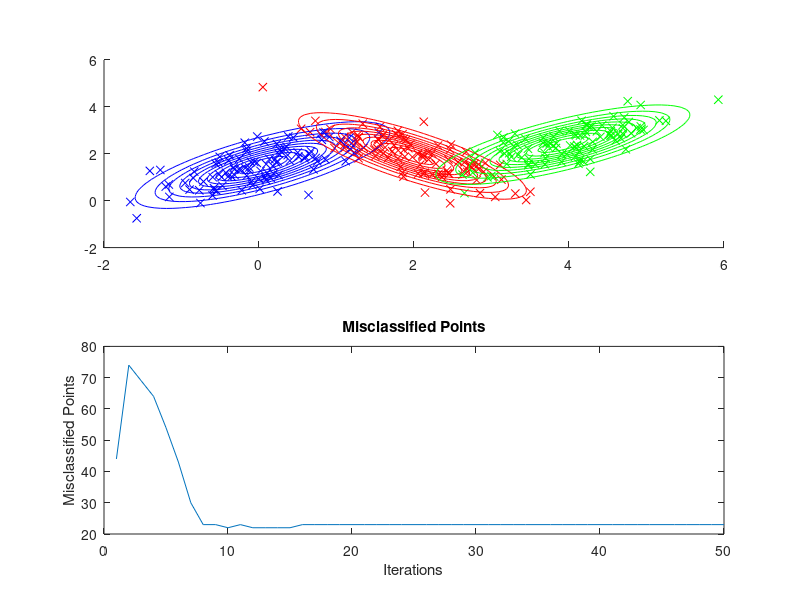
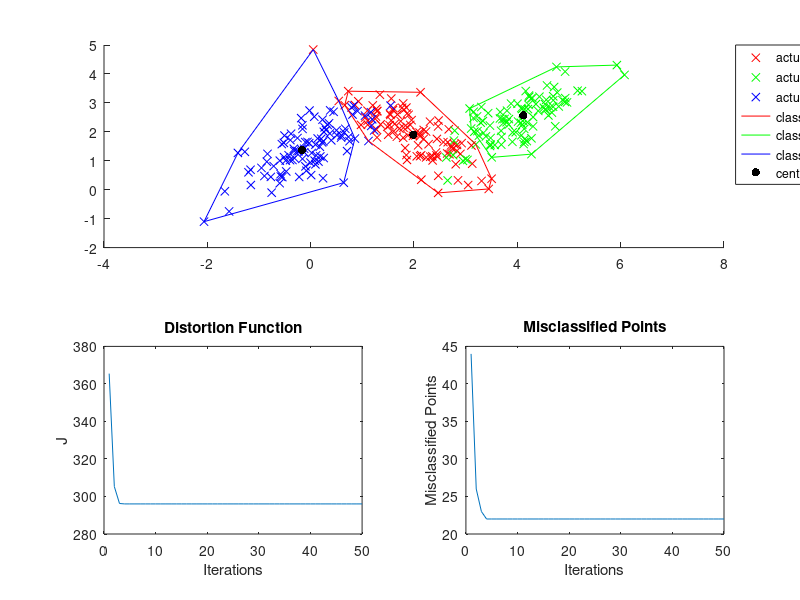

The MATLAB source for these figures, in order:
## https://de.mathworks.com/help/stats/multivariate-normal-distribution.html
## https://de.mathworks.com/help/stats/mvnrnd.html
## https://de.mathworks.com/help/stats/mvnpdf.html
## https://de.mathworks.com/help/stats/mvncdf.html
## https://octave.sourceforge.io/statistics/function/mvnpdf.html
## https://octave.sourceforge.io/statistics/function/mvncdf.html
## Sigmas: [1.0 0.5; 0.5 1.0], [1, 0.1; 0.1, 0.5], [0.25 0.3; 0.3 1], [0.9 0.4; 0.4 0.3], [1 1.5; 1.5 3]
## [cov (spread) x-axis, rotation; rotation, cov (spread) y-axis] <- must be symmertric i.e. rotation must be equal
## rotation can be negative
## Geometrix Interpretation: https://www.visiondummy.com/2014/04/geometric-interpretation-covariance-matrix/
function expmax
  clear all;
  
  global ITERATIONS = 50;
  
  mu1 = [2 2];
  sigma1 = [5 -4; -4 6] / 10;
  cloud1 = mvnrnd (mu1, sigma1, 100);
  
  mu2 = [4 2.5];
  sigma2 = [5 4; 4 6] / 10;
  cloud2 = mvnrnd (mu2, sigma2, 100);
  
  mu3 = [0 1.5];
  sigma3 = [5 4; 4 6] / 10;
  cloud3 = mvnrnd (mu3, sigma3, 100);
  
  labels = repelem ([2 3 1], 100).';
  
  figure(1);
  subplot(2, 1, 1);
  scatterplot (cloud1, "r");
  scatterplot (cloud2, "g");
  scatterplot (cloud3, "b");
  
  # contourplot (mu1, sigma1, "r");
  # contourplot (mu2, sigma2, "g");
  # contourplot (mu3, sigma3, "b");
  
  global W     = zeros (3, 300);
  global PHI   = [1 / 3, 1 / 3, 1 / 3];
  global MU    = [1 2; 2 2; 3 2];
  global SIGMA = repmat ([1 0; 0 1], [1, 1, 3]);
  X = [cloud1; cloud2; cloud3];
  err = [0];
  
  for i = 1:ITERATIONS
    maximizeparams (X);
    [maxval, c] = max(W, [], 1);
    err(i) = columns(c(c != labels.'));
  end
  
  contourplot (MU(1, :), SIGMA(:, :, 1), "b");
  contourplot (MU(2, :), SIGMA(:, :, 2), "r");
  contourplot (MU(3, :), SIGMA(:, :, 3), "g");
  hold off;
  
  subplot (2, 1, 2);
  plot(1:ITERATIONS, err);
  title("Misclassified Points");
  ylabel ("Misclassified Points");
  xlabel ("Iterations");
  
  # Reset globals
  MU    = [1 2; 2 2; 3 2];
  SIGMA = repmat ([1 0; 0 1], [1, 1, 3]);
  kmeans (X);
endfunction

function updatephi (x)
  global PHI W
  PHI = mean (W, 2).';
endfunction

function updatemu (x)
  global MU W
  for j = 1:3
    MU(j, :) = (sum(W(j, :)' .* x) ./ sum(W(j, :)))';
  end
endfunction

function updatesigma (x)
  global SIGMA W MU
  for j = 1:3
    y = zeros (size (SIGMA (:, :, j)));
    for i = 1:rows(x)
      y = y + W(j, i) * ((x(i, :) - MU(j, :)).' * (x(i, :) - MU(j, :)));
    end
    SIGMA(:, :, j) = y / sum(W(j, :));
  end
endfunction

function updateweights (x)
  global W MU SIGMA PHI
  s = 0;
  for j = 1:3
    s += mvnpdf(x, MU(j, :), SIGMA(:, :, j)) * PHI(j);
  endfor
  
  for j = 1:3
    W(j, :) = (mvnpdf(x, MU(j, :), SIGMA(:, :, j)) * PHI(j)) ./ s;
  endfor
  c = sum(W);
endfunction

function maximizeparams (x)
  global W MU PHI SIGMA
  updateweights (x);
  updatephi (x);
  updatemu (x)
  updatesigma (x);
endfunction

function kmeans (x)
  global MU ITERATIONS
  c = zeros (300, 1);
  mu = num2cell (MU, 2);
  J = [0];
  labels = repelem ([2 3 1], 100).';
  err = [0];
  
  for loop = 1:ITERATIONS
    for i = 1:rows(x)
      [minVal, c(i)] = min (cellfun (@(mu_j) norm (x(i, :) - mu_j)^2, mu));
    endfor
    for j = 1:size(mu)
      mu(j) = sum ((c(:) == j) .* x) / sum (c(:) == j);
    endfor
    J(loop) = sum(cellfun (@(x_i, c_i) norm (x_i - mu{c_i})^2, num2cell(x, 2), num2cell(c)));
    err(loop) = rows(c(c != labels));
  endfor
  
  figure(2);
  subplot(2, 2, [1 2]);
  scatterplot (x(1:100, :), "r");
  scatterplot (x(101:200, :), "g");
  scatterplot (x(201:300, :), "b"); 
  blue = convhull (x(c == 1, 1), x(c == 1, 2));
  red = convhull (x(c == 2, 1), x(c == 2, 2));
  green = convhull (x(c == 3, 1), x(c == 3, 2));
  plot (x(c == 2, 1)(red), x(c == 2, 2)(red), "r-");
  plot (x(c == 3, 1)(green), x(c == 3, 2)(green), "g-");
  plot (x(c == 1, 1)(blue), x(c == 1, 2)(blue), "b-");
  scatter (cell2mat(mu)(:, 1), cell2mat(mu)(:, 2),  "k", "filled");
  legend ("actually red", "actually green", "actually blue", 
          "classified red hull", "classified green hull", "classified blue hull", 
          "centroids", "location", "bestoutside");
  hold off;
  
  subplot(2, 2, 3);
  plot(1:ITERATIONS, J);
  title("Distortion Function");
  ylabel ("J");
  xlabel ("Iterations");
  
  subplot(2, 2, 4);
  plot(1:ITERATIONS, err);
  title("Misclassified Points");
  ylabel ("Misclassified Points");
  xlabel ("Iterations");
endfunction

function scatterplot (XY, color)
  scatter (XY(:, 1), XY(:, 2), color, "x");
  if (!ishold())   
    hold on;
  endif;
endfunction

function contourplot (updatemu, sigma, color)
  persistent X Y XY
  if isempty(X) || isempty(Y)
    [X, Y] = meshgrid (linspace (-2, 6, 100));
    XY = [X(:) Y(:)];
  endif

  Z = mvnpdf (XY, updatemu, sigma);
  Z = reshape (Z, size (X));
  contour (X, Y, Z, color);
  if (!ishold())   
    hold on;
  endif;
endfunction
